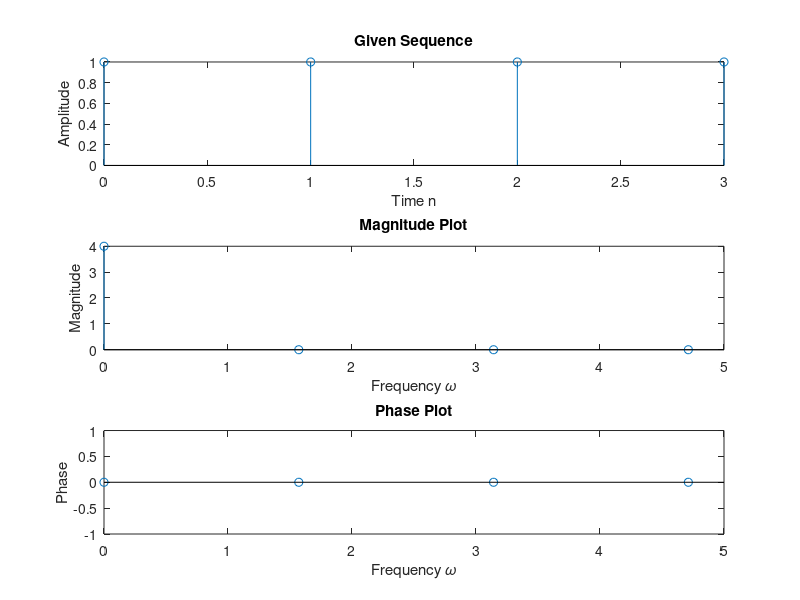

MATLAB code to generate this figure: (Note: this script raises an error after producing the figure.)
L = 4;
N = [4 16 64];
for k = 1:1:length(N)
    x = [ones(L,1);zeros(N(k)-L,1)];
    X = fft(x,N(k));
    f = (0:1:length(X)-1)*(2*pi/N(k));
    figure;
    subplot(3,1,1)
    stem(0:1:N(k)-1,x);
    xlabel("Time n");
    ylabel("Amplitude");
    title("Given Sequence");
    subplot(3,1,2);
    stem(f,abs(X));
    xlabel("Frequency 𝜔");
    ylabel("Magnitude");
    title("Magnitude Plot");
    subplot(3,1,3);
    stem(f,angle(X));
    xlabel("Frequency 𝜔");
    ylabel("Phase");
    title("Phase Plot");
    sgtitle(sprintf("[ones(L,1); zeros(N-L,1)] for L = 4 and N = %d",N(k)));
end

N = 20;
n = 0:1:N-1;
w0 = 0.3*pi;

x1 = sin(w0*n);
X1 = fft(x1,N);
f = (0:1:length(X1)-1)*(2*pi/N);
figure;
subplot(3,1,1)
stem(0:1:N-1,x1);
xlabel("Time n");
ylabel("Amplitude");
title("Given Sequence");
subplot(3,1,2);
stem(f,abs(X1));
xlabel("Frequency 𝜔");
ylabel("Magnitude");
title("Magnitude Plot");
subplot(3,1,3);
stem(f,angle(X1));
xlabel("Frequency 𝜔");
ylabel("Phase");
title("Phase Plot");
sgtitle("sin(𝜔_0𝑛), for 𝜔_0 = 3𝜋/10 and N = 20");

x2 = cos(w0*n);
X2 = fft(x2,N);
f = (0:1:length(X2)-1)*(2*pi/N);
figure;
subplot(3,1,1)
stem(0:1:N-1,x2);
xlabel("Time n");
ylabel("Amplitude");
title("Given Sequence");
subplot(3,1,2);
stem(f,abs(X2));
xlabel("Frequency 𝜔");
ylabel("Magnitude");
title("Magnitude Plot");
subplot(3,1,3);
stem(f,angle(X2));
xlabel("Frequency 𝜔");
ylabel("Phase");
title("Phase Plot");
sgtitle("cos(𝜔_0𝑛), for 𝜔_0 = 3𝜋/10 and N = 20");

x3 = sin(w0*(n-1));
X3 = fft(x3,N);
f = (0:1:length(X3)-1)*(2*pi/N);
figure;
subplot(3,1,1)
stem(0:1:N-1,x3);
xlabel("Time n");
ylabel("Amplitude");
title("Given Sequence");
subplot(3,1,2);
stem(f,abs(X3));
xlabel("Frequency 𝜔");
ylabel("Magnitude");
title("Magnitude Plot");
subplot(3,1,3);
stem(f,angle(X3));
xlabel("Frequency 𝜔");
ylabel("Phase");
title("Phase Plot");
sgtitle("sin(𝜔_0(𝑛 − 1)), 𝜔_0 = 3𝜋/10 and N = 20");

x4 = (0.8).^n;
X4 = fft(x4,N);
f = (0:1:length(X4)-1)*(2*pi/N);
figure;
subplot(3,1,1)
stem(0:1:N-1,x4);
xlabel("Time n");
ylabel("Amplitude");
title("Given Sequence");
subplot(3,1,2);
stem(f,abs(X4));
xlabel("Frequency 𝜔");
ylabel("Magnitude");
title("Magnitude Plot");
subplot(3,1,3);
stem(f,angle(X4));
xlabel("Frequency 𝜔");
ylabel("Phase");
title("Phase Plot");
sgtitle("(0.8)^n for N = 20");

x5 = (-0.8).^n;
X5 = fft(x5,N);
f = (0:1:length(X5)-1)*(2*pi/N);
figure;
subplot(3,1,1)
stem(0:1:N-1,x5);
xlabel("Time n");
ylabel("Amplitude");
title("Given Sequence");
subplot(3,1,2);
stem(f,abs(X5));
xlabel("Frequency 𝜔");
ylabel("Magnitude");
title("Magnitude Plot");
subplot(3,1,3);
stem(f,angle(X5));
xlabel("Frequency 𝜔");
ylabel("Phase");
title("Phase Plot");
sgtitle("(−0.8)^n for N = 20");